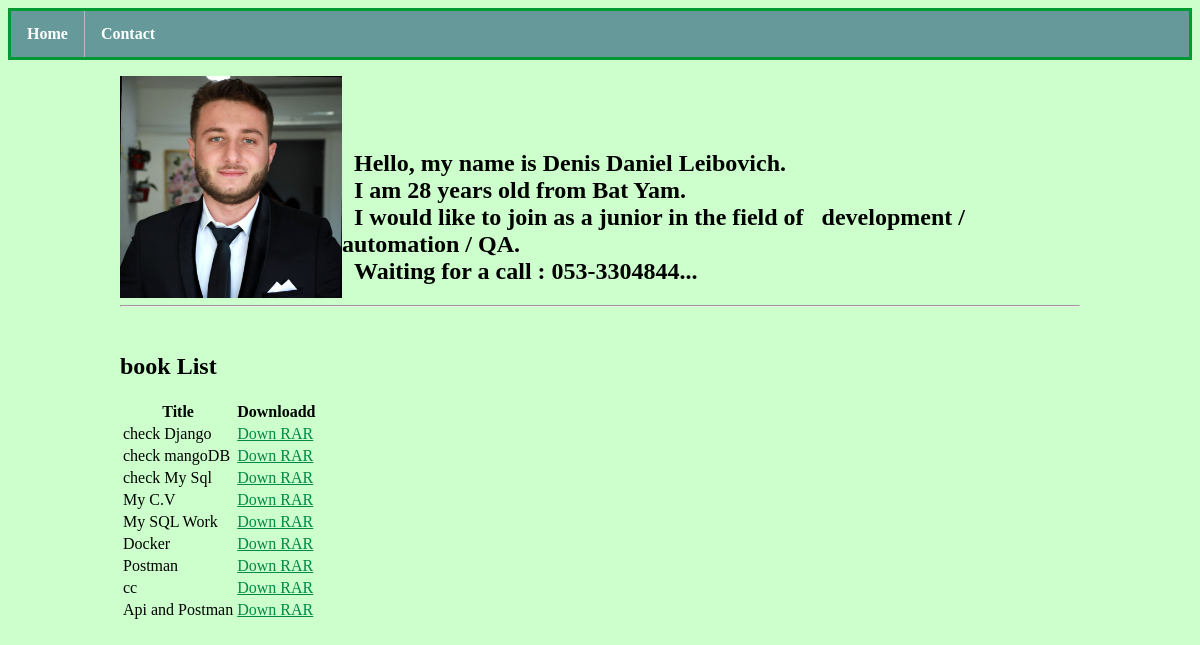
The page /books/ on the database its author committed.
### work/models.py (models this page shows, shortened)
class Work(models.Model):
    title = models.CharField(max_length=100)
    slug = models.SlugField()
    body = models.TextField()
    thumb = models.ImageField(default='default.png',blank=True)
    rar_file = models.FileField(upload_to='media/',default='default.rar',blank=True)

### work/views.py (the view)
# urls.py: path('books/',views.book_list, name = "book_list"),
def book_list(request):
    books = Work.objects.all()
    return render(request,"book_list.html",{'books':books})

### templates/book_list.html
{% extends 'base.html' %}
{% block content %}
<h2>book List</h2>
<table class="table">
    <thead>
    <tr>
        <th>Title</th>
        <th>Downloadd</th>
    </tr>
</thead>
    <tbody>
    {% for book in books %}
    <tr>
        <td>{{ book.title }}</td>
        <td>
            <a href="{{ book.rar_file.url }}" class="btn btn-primary btn-sm" target="_blank">Down RAR</a></td>
    </tr>
    {% endfor %}
    </tbody>
</table>
{% endblock %}

### assets/styles.css (style rules this page uses)
body { background: #ccffcc; }
a { color: #008a47; }

### rows shown on the page
Work: title "check Django"
Work: title "check mangoDB"
Work: title "check My Sql"
Work: title "My C.V"
Work: title "My SQL Work"
Work: title "Docker"
Work: title "Postman"
Work: title "cc"
Work: title "Api and Postman"
